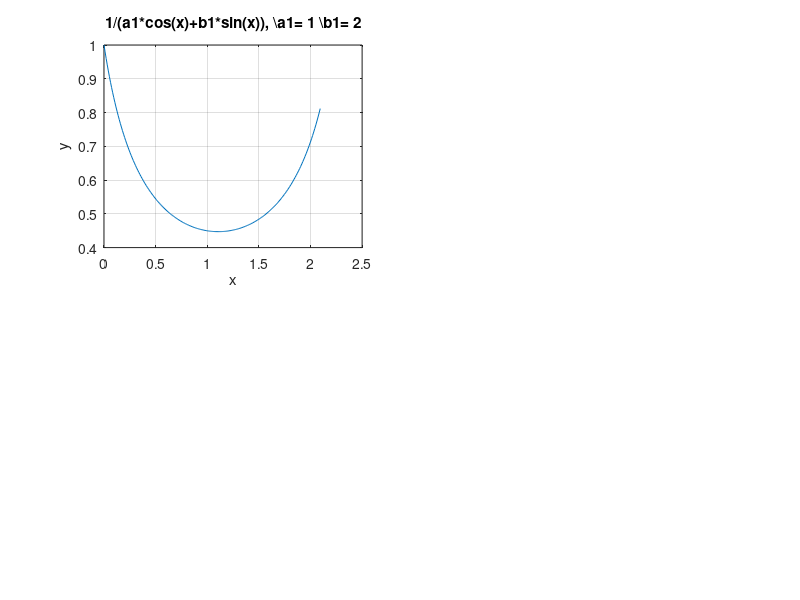

Write the MATLAB code that produced this figure. (Note: this script raises an error after producing the figure.)
a=0;
b=2*pi/3;
a1= 1; b1=2;
f=@(x) 1./(a1.*cos(x)+b1.*sin(x));
subplot(2,2,1);
var1=num2str(a1);
var2=num2str(b1);
t=['1/(a1*cos(x)+b1*sin(x)), \a1= ',var1,' \b1= ',var2];
x=linspace(a,b,200);
plot(x,f(x));
grid on;
xlabel('x'); ylabel('y'); title(t);
xr=ginput(2);
[x_m,y_m]=fminbnd(f,xr(1,1),xr(2,1));
hold on;
plot(x_m,y_m,'r*',xr(1,1),xr(1,2),'g*',xr(2,1),xr(2,2),'g*');